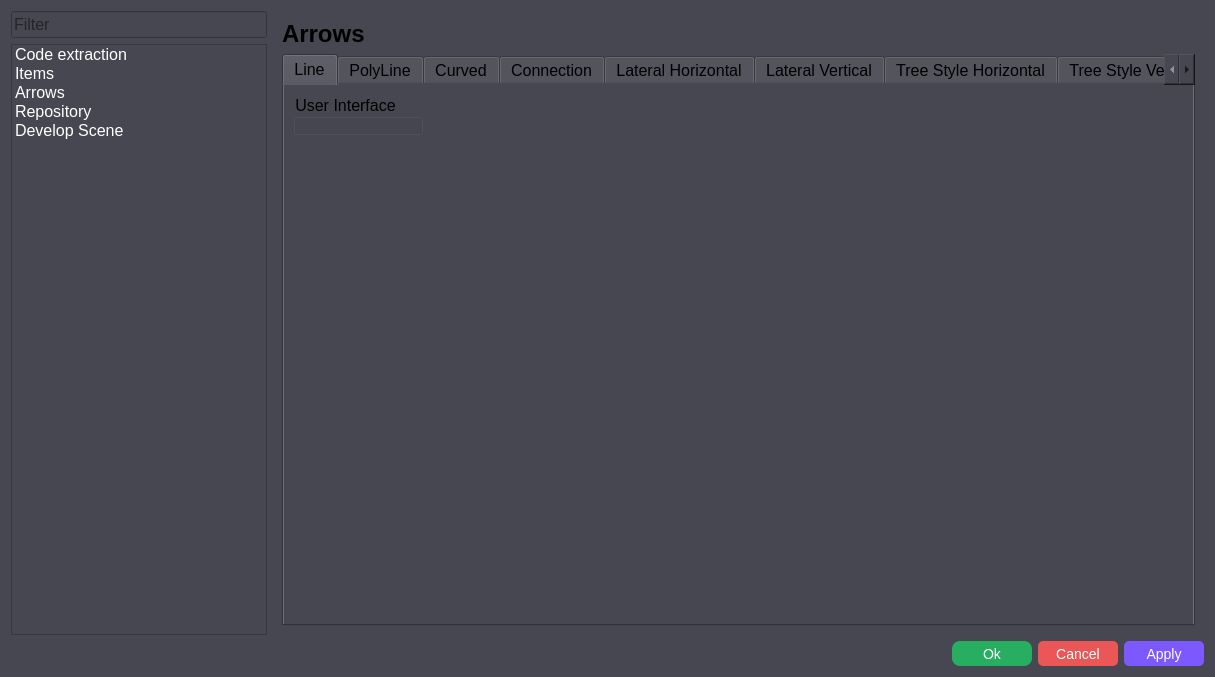
<?xml version="1.0" encoding="UTF-8"?>
<ui version="4.0">
 <class>DSSettings</class>
 <widget class="QDialog" name="DSSettings">
  <property name="geometry">
   <rect>
    <x>0</x>
    <y>0</y>
    <width>1215</width>
    <height>677</height>
   </rect>
  </property>
  <property name="sizePolicy">
   <sizepolicy hsizetype="Fixed" vsizetype="Fixed">
    <horstretch>0</horstretch>
    <verstretch>0</verstretch>
   </sizepolicy>
  </property>
  <property name="windowTitle">
   <string>SettingsManager</string>
  </property>
  <property name="styleSheet">
   <string notr="true">QWidget {
	background-color: #474752;
}

QListWidget {
	color: #ffffff;
}</string>
  </property>
  <layout class="QVBoxLayout" name="verticalLayout_3">
   <item>
    <layout class="QHBoxLayout" name="horizontalLayout_5">
     <item>
      <layout class="QVBoxLayout" name="verticalLayout_2">
       <property name="sizeConstraint">
        <enum>QLayout::SetDefaultConstraint</enum>
       </property>
       <item>
        <widget class="QLineEdit" name="filter">
         <property name="sizePolicy">
          <sizepolicy hsizetype="Preferred" vsizetype="Fixed">
           <horstretch>0</horstretch>
           <verstretch>0</verstretch>
          </sizepolicy>
         </property>
         <property name="minimumSize">
          <size>
           <width>0</width>
           <height>0</height>
          </size>
         </property>
         <property name="font">
          <font>
           <pointsize>12</pointsize>
          </font>
         </property>
         <property name="text">
          <string/>
         </property>
         <property name="placeholderText">
          <string>Filter</string>
         </property>
        </widget>
       </item>
       <item>
        <widget class="QListWidget" name="optionsList_">
         <property name="sizePolicy">
          <sizepolicy hsizetype="Preferred" vsizetype="Expanding">
           <horstretch>0</horstretch>
           <verstretch>0</verstretch>
          </sizepolicy>
         </property>
         <property name="minimumSize">
          <size>
           <width>0</width>
           <height>0</height>
          </size>
         </property>
         <property name="maximumSize">
          <size>
           <width>16777215</width>
           <height>16777215</height>
          </size>
         </property>
         <property name="font">
          <font>
           <pointsize>12</pointsize>
          </font>
         </property>
         <item>
          <property name="text">
           <string>Code extraction</string>
          </property>
         </item>
         <item>
          <property name="text">
           <string>Items</string>
          </property>
         </item>
         <item>
          <property name="text">
           <string>Arrows</string>
          </property>
         </item>
         <item>
          <property name="text">
           <string>Repository</string>
          </property>
         </item>
		 <item>
          <property name="text">
           <string>Develop Scene</string>
          </property>
         </item>
        </widget>
       </item>
      </layout>
     </item>
     <item>
      <widget class="QStackedWidget" name="optionsSettings_">
       <property name="sizePolicy">
        <sizepolicy hsizetype="Expanding" vsizetype="Expanding">
         <horstretch>0</horstretch>
         <verstretch>0</verstretch>
        </sizepolicy>
       </property>
       <property name="currentIndex">
        <number>2</number>
       </property>
       <widget class="QWidget" name="pageCodeExtraction">
        <layout class="QGridLayout" name="gridLayout_18">
         <item row="0" column="0">
          <widget class="QLabel" name="label">
           <property name="sizePolicy">
            <sizepolicy hsizetype="Preferred" vsizetype="Fixed">
             <horstretch>0</horstretch>
             <verstretch>0</verstretch>
            </sizepolicy>
           </property>
           <property name="font">
            <font>
             <pointsize>18</pointsize>
            </font>
           </property>
           <property name="text">
            <string>IDE`s paths</string>
           </property>
          </widget>
         </item>
         <item row="1" column="0">
          <layout class="QHBoxLayout" name="horizontalLayout_28">
           <item>
            <widget class="QLabel" name="lblVS">
             <property name="sizePolicy">
              <sizepolicy hsizetype="Fixed" vsizetype="Preferred">
               <horstretch>0</horstretch>
               <verstretch>0</verstretch>
              </sizepolicy>
             </property>
             <property name="minimumSize">
              <size>
               <width>100</width>
               <height>0</height>
              </size>
             </property>
             <property name="font">
              <font>
               <pointsize>12</pointsize>
              </font>
             </property>
             <property name="text">
              <string>Visual Studio path:</string>
             </property>
            </widget>
           </item>
           <item>
            <widget class="QLabel" name="lblVSPath">
             <property name="font">
              <font>
               <pointsize>12</pointsize>
              </font>
             </property>
             <property name="styleSheet">
              <string notr="true">border: 1px solid white</string>
             </property>
             <property name="text">
              <string/>
             </property>
            </widget>
           </item>
           <item>
            <widget class="QPushButton" name="btnVSPath">
             <property name="sizePolicy">
              <sizepolicy hsizetype="Fixed" vsizetype="Fixed">
               <horstretch>0</horstretch>
               <verstretch>0</verstretch>
              </sizepolicy>
             </property>
             <property name="minimumSize">
              <size>
               <width>25</width>
               <height>0</height>
              </size>
             </property>
             <property name="styleSheet">
              <string notr="true">QPushButton
{
	background-color: gray;
	border: 1px solid #3B3E3D;;
	border-radius: 5px;
	font-size: 14px;
	color: #FFFFFF;
}

QPushButton:hover
{
	background-color:  #F87E7E;
}</string>
             </property>
             <property name="text">
              <string>...</string>
             </property>
            </widget>
           </item>
          </layout>
         </item>
         <item row="2" column="0">
          <layout class="QHBoxLayout" name="horizontalLayout_27">
           <item>
            <widget class="QLabel" name="lblQt">
             <property name="sizePolicy">
              <sizepolicy hsizetype="Fixed" vsizetype="Preferred">
               <horstretch>0</horstretch>
               <verstretch>0</verstretch>
              </sizepolicy>
             </property>
             <property name="minimumSize">
              <size>
               <width>100</width>
               <height>0</height>
              </size>
             </property>
             <property name="font">
              <font>
               <pointsize>12</pointsize>
              </font>
             </property>
             <property name="text">
              <string>Qt Creator path:</string>
             </property>
            </widget>
           </item>
           <item>
            <widget class="QLabel" name="lblQtPath">
             <property name="font">
              <font>
               <pointsize>12</pointsize>
              </font>
             </property>
             <property name="styleSheet">
              <string notr="true">border: 1px solid white</string>
             </property>
             <property name="text">
              <string/>
             </property>
            </widget>
           </item>
           <item>
            <widget class="QPushButton" name="btnQtPath">
             <property name="sizePolicy">
              <sizepolicy hsizetype="Fixed" vsizetype="Fixed">
               <horstretch>0</horstretch>
               <verstretch>0</verstretch>
              </sizepolicy>
             </property>
             <property name="minimumSize">
              <size>
               <width>25</width>
               <height>0</height>
              </size>
             </property>
             <property name="styleSheet">
              <string notr="true">QPushButton
{
	background-color: gray;
	border: 1px solid #3B3E3D;;
	border-radius: 5px;
	font-size: 14px;
	color: #FFFFFF;
}

QPushButton:hover
{
	background-color:  #F87E7E;
}</string>
             </property>
             <property name="text">
              <string>...</string>
             </property>
            </widget>
           </item>
          </layout>
         </item>
         <item row="3" column="0">
          <spacer name="verticalSpacer_9">
           <property name="orientation">
            <enum>Qt::Vertical</enum>
           </property>
           <property name="sizeHint" stdset="0">
            <size>
             <width>20</width>
             <height>40</height>
            </size>
           </property>
          </spacer>
         </item>
        </layout>
       </widget>
       <widget class="QWidget" name="pageItemsSettings">
        <layout class="QGridLayout" name="gridLayout_2">
         <item row="0" column="0">
          <layout class="QVBoxLayout" name="verticalLayout_13">
           <item>
            <widget class="QLabel" name="optionName_2">
             <property name="sizePolicy">
              <sizepolicy hsizetype="Fixed" vsizetype="Fixed">
               <horstretch>0</horstretch>
               <verstretch>0</verstretch>
              </sizepolicy>
             </property>
             <property name="font">
              <font>
               <pointsize>18</pointsize>
               <weight>75</weight>
               <bold>true</bold>
              </font>
             </property>
             <property name="text">
              <string>Items</string>
             </property>
            </widget>
           </item>
           <item>
            <widget class="QTabWidget" name="itemsTab">
             <property name="font">
              <font>
               <pointsize>12</pointsize>
              </font>
             </property>
             <property name="currentIndex">
              <number>4</number>
             </property>
             <widget class="QWidget" name="System">
              <property name="sizePolicy">
               <sizepolicy hsizetype="Expanding" vsizetype="Expanding">
                <horstretch>0</horstretch>
                <verstretch>0</verstretch>
               </sizepolicy>
              </property>
              <property name="minimumSize">
               <size>
                <width>240</width>
                <height>0</height>
               </size>
              </property>
              <attribute name="title">
               <string>System</string>
              </attribute>
              <layout class="QGridLayout" name="gridLayout_23">
               <item row="0" column="1">
                <spacer name="horizontalSpacer_38">
                 <property name="orientation">
                  <enum>Qt::Horizontal</enum>
                 </property>
                 <property name="sizeHint" stdset="0">
                  <size>
                   <width>40</width>
                   <height>20</height>
                  </size>
                 </property>
                </spacer>
               </item>
               <item row="1" column="0">
                <spacer name="verticalSpacer_14">
                 <property name="orientation">
                  <enum>Qt::Vertical</enum>
                 </property>
                 <property name="sizeHint" stdset="0">
                  <size>
                   <width>20</width>
                   <height>40</height>
                  </size>
                 </property>
                </spacer>
               </item>
               <item row="0" column="0">
                <widget class="ItemUiSettings" name="systemUISettings">
                 <property name="title">
                  <string>User Interafce</string>
                 </property>
                </widget>
               </item>
              </layout>
             </widget>
             <widget class="QWidget" name="Subsystem">
              <attribute name="title">
               <string>SubSystem</string>
              </attribute>
              <layout class="QGridLayout" name="gridLayout_13">
               <item row="0" column="1">
                <spacer name="horizontalSpacer_39">
                 <property name="orientation">
                  <enum>Qt::Horizontal</enum>
                 </property>
                 <property name="sizeHint" stdset="0">
                  <size>
                   <width>586</width>
                   <height>20</height>
                  </size>
                 </property>
                </spacer>
               </item>
               <item row="1" column="0">
                <spacer name="verticalSpacer_23">
                 <property name="orientation">
                  <enum>Qt::Vertical</enum>
                 </property>
                 <property name="sizeHint" stdset="0">
                  <size>
                   <width>20</width>
                   <height>368</height>
                  </size>
                 </property>
                </spacer>
               </item>
               <item row="0" column="0">
                <widget class="ItemUiSettings" name="subSystemGroup">
                 <property name="title">
                  <string>User Interafce</string>
                 </property>
                </widget>
               </item>
              </layout>
             </widget>
             <widget class="QWidget" name="Computer">
              <attribute name="title">
               <string>Computer</string>
              </attribute>
              <layout class="QGridLayout" name="gridLayout_12">
               <item row="0" column="1">
                <spacer name="horizontalSpacer_40">
                 <property name="orientation">
                  <enum>Qt::Horizontal</enum>
                 </property>
                 <property name="sizeHint" stdset="0">
                  <size>
                   <width>586</width>
                   <height>20</height>
                  </size>
                 </property>
                </spacer>
               </item>
               <item row="1" column="0">
                <spacer name="verticalSpacer_24">
                 <property name="orientation">
                  <enum>Qt::Vertical</enum>
                 </property>
                 <property name="sizeHint" stdset="0">
                  <size>
                   <width>20</width>
                   <height>368</height>
                  </size>
                 </property>
                </spacer>
               </item>
               <item row="0" column="0">
                <widget class="ItemUiSettings" name="computerUISettings">
                 <property name="title">
                  <string>User Interafce</string>
                 </property>
                </widget>
               </item>
              </layout>
             </widget>
             <widget class="QWidget" name="Application">
              <attribute name="title">
               <string>Application</string>
              </attribute>
              <layout class="QGridLayout" name="gridLayout_11">
               <item row="0" column="1">
                <spacer name="horizontalSpacer_41">
                 <property name="orientation">
                  <enum>Qt::Horizontal</enum>
                 </property>
                 <property name="sizeHint" stdset="0">
                  <size>
                   <width>586</width>
                   <height>20</height>
                  </size>
                 </property>
                </spacer>
               </item>
               <item row="1" column="0">
                <spacer name="verticalSpacer_25">
                 <property name="orientation">
                  <enum>Qt::Vertical</enum>
                 </property>
                 <property name="sizeHint" stdset="0">
                  <size>
                   <width>20</width>
                   <height>368</height>
                  </size>
                 </property>
                </spacer>
               </item>
               <item row="0" column="0">
                <widget class="ItemUiSettings" name="applicationUISettings">
                 <property name="title">
                  <string>User Interafce</string>
                 </property>
                </widget>
               </item>
              </layout>
             </widget>
             <widget class="QWidget" name="Component">
              <attribute name="title">
               <string>Component</string>
              </attribute>
              <layout class="QGridLayout" name="gridLayout_10">
               <item row="0" column="1">
                <spacer name="horizontalSpacer_42">
                 <property name="orientation">
                  <enum>Qt::Horizontal</enum>
                 </property>
                 <property name="sizeHint" stdset="0">
                  <size>
                   <width>586</width>
                   <height>20</height>
                  </size>
                 </property>
                </spacer>
               </item>
               <item row="1" column="0">
                <spacer name="verticalSpacer_26">
                 <property name="orientation">
                  <enum>Qt::Vertical</enum>
                 </property>
                 <property name="sizeHint" stdset="0">
                  <size>
                   <width>20</width>
                   <height>368</height>
                  </size>
                 </property>
                </spacer>
               </item>
               <item row="0" column="0">
                <widget class="ItemUiSettings" name="componentUISettings">
                 <property name="title">
                  <string>User Interafce</string>
                 </property>
                </widget>
               </item>
              </layout>
             </widget>
            </widget>
           </item>
          </layout>
         </item>
        </layout>
       </widget>
       <widget class="QWidget" name="pageArrowsSettings">
        <property name="sizePolicy">
         <sizepolicy hsizetype="Expanding" vsizetype="Expanding">
          <horstretch>0</horstretch>
          <verstretch>0</verstretch>
         </sizepolicy>
        </property>
        <layout class="QGridLayout" name="gridLayout_14">
         <item row="0" column="0">
          <widget class="QLabel" name="optionName">
           <property name="sizePolicy">
            <sizepolicy hsizetype="Fixed" vsizetype="Fixed">
             <horstretch>0</horstretch>
             <verstretch>0</verstretch>
            </sizepolicy>
           </property>
           <property name="font">
            <font>
             <pointsize>18</pointsize>
             <weight>75</weight>
             <bold>true</bold>
            </font>
           </property>
           <property name="text">
            <string>Arrows</string>
           </property>
          </widget>
         </item>
         <item row="1" column="0">
          <widget class="QTabWidget" name="arrowsTab">
           <property name="font">
            <font>
             <pointsize>12</pointsize>
            </font>
           </property>
           <property name="currentIndex">
            <number>0</number>
           </property>
           <widget class="QWidget" name="line">
            <property name="sizePolicy">
             <sizepolicy hsizetype="Expanding" vsizetype="Expanding">
              <horstretch>0</horstretch>
              <verstretch>0</verstretch>
             </sizepolicy>
            </property>
            <property name="minimumSize">
             <size>
              <width>240</width>
              <height>0</height>
             </size>
            </property>
            <attribute name="title">
             <string>Line</string>
            </attribute>
            <layout class="QGridLayout" name="gridLayout" rowstretch="0,0" columnstretch="0,0">
             <item row="1" column="0">
              <spacer name="verticalSpacer">
               <property name="orientation">
                <enum>Qt::Vertical</enum>
               </property>
               <property name="sizeHint" stdset="0">
                <size>
                 <width>20</width>
                 <height>40</height>
                </size>
               </property>
              </spacer>
             </item>
             <item row="0" column="0">
              <widget class="ArrowUiSettings" name="lineUISettings">
               <property name="title">
                <string>User Interface</string>
               </property>
              </widget>
             </item>
             <item row="0" column="1">
              <spacer name="horizontalSpacer_5">
               <property name="orientation">
                <enum>Qt::Horizontal</enum>
               </property>
               <property name="sizeHint" stdset="0">
                <size>
                 <width>40</width>
                 <height>20</height>
                </size>
               </property>
              </spacer>
             </item>
            </layout>
           </widget>
           <widget class="QWidget" name="polyLine">
            <attribute name="title">
             <string>PolyLine</string>
            </attribute>
            <layout class="QGridLayout" name="gridLayout_3">
             <item row="0" column="1">
              <spacer name="horizontalSpacer_6">
               <property name="orientation">
                <enum>Qt::Horizontal</enum>
               </property>
               <property name="sizeHint" stdset="0">
                <size>
                 <width>513</width>
                 <height>20</height>
                </size>
               </property>
              </spacer>
             </item>
             <item row="1" column="0">
              <spacer name="verticalSpacer_2">
               <property name="orientation">
                <enum>Qt::Vertical</enum>
               </property>
               <property name="sizeHint" stdset="0">
                <size>
                 <width>20</width>
                 <height>463</height>
                </size>
               </property>
              </spacer>
             </item>
             <item row="0" column="0">
              <widget class="ArrowUiSettings" name="polyLineUISettings">
               <property name="title">
                <string>User Interafce</string>
               </property>
              </widget>
             </item>
            </layout>
           </widget>
           <widget class="QWidget" name="curved">
            <attribute name="title">
             <string>Curved</string>
            </attribute>
            <layout class="QGridLayout" name="gridLayout_4">
             <item row="0" column="1">
              <spacer name="horizontalSpacer_10">
               <property name="orientation">
                <enum>Qt::Horizontal</enum>
               </property>
               <property name="sizeHint" stdset="0">
                <size>
                 <width>513</width>
                 <height>20</height>
                </size>
               </property>
              </spacer>
             </item>
             <item row="1" column="0">
              <spacer name="verticalSpacer_3">
               <property name="orientation">
                <enum>Qt::Vertical</enum>
               </property>
               <property name="sizeHint" stdset="0">
                <size>
                 <width>20</width>
                 <height>463</height>
                </size>
               </property>
              </spacer>
             </item>
             <item row="0" column="0">
              <widget class="ArrowUiSettings" name="curvedUISettings">
               <property name="title">
                <string>User Interafce</string>
               </property>
              </widget>
             </item>
            </layout>
           </widget>
           <widget class="QWidget" name="connection">
            <attribute name="title">
             <string>Connection</string>
            </attribute>
            <layout class="QGridLayout" name="gridLayout_5">
             <item row="0" column="1">
              <spacer name="horizontalSpacer_14">
               <property name="orientation">
                <enum>Qt::Horizontal</enum>
               </property>
               <property name="sizeHint" stdset="0">
                <size>
                 <width>513</width>
                 <height>20</height>
                </size>
               </property>
              </spacer>
             </item>
             <item row="1" column="0">
              <spacer name="verticalSpacer_4">
               <property name="orientation">
                <enum>Qt::Vertical</enum>
               </property>
               <property name="sizeHint" stdset="0">
                <size>
                 <width>20</width>
                 <height>463</height>
                </size>
               </property>
              </spacer>
             </item>
             <item row="0" column="0">
              <widget class="ArrowUiSettings" name="connectionUISettings">
               <property name="title">
                <string>User Interafce</string>
               </property>
              </widget>
             </item>
            </layout>
           </widget>
           <widget class="QWidget" name="lateralHorizontal">
            <attribute name="title">
             <string>Lateral Horizontal</string>
            </attribute>
            <layout class="QGridLayout" name="gridLayout_6">
             <item row="0" column="1">
              <spacer name="horizontalSpacer_18">
               <property name="orientation">
                <enum>Qt::Horizontal</enum>
               </property>
               <property name="sizeHint" stdset="0">
                <size>
                 <width>513</width>
                 <height>20</height>
                </size>
               </property>
              </spacer>
             </item>
             <item row="1" column="0">
              <spacer name="verticalSpacer_5">
               <property name="orientation">
                <enum>Qt::Vertical</enum>
               </property>
               <property name="sizeHint" stdset="0">
                <size>
                 <width>20</width>
                 <height>463</height>
                </size>
               </property>
              </spacer>
             </item>
             <item row="0" column="0">
              <widget class="ArrowUiSettings" name="hLateralUISettings">
               <property name="title">
                <string>User Interafce</string>
               </property>
              </widget>
             </item>
            </layout>
           </widget>
           <widget class="QWidget" name="lateralVertical">
            <attribute name="title">
             <string>Lateral Vertical</string>
            </attribute>
            <layout class="QGridLayout" name="gridLayout_7">
             <item row="0" column="1">
              <spacer name="horizontalSpacer_22">
               <property name="orientation">
                <enum>Qt::Horizontal</enum>
               </property>
               <property name="sizeHint" stdset="0">
                <size>
                 <width>513</width>
                 <height>20</height>
                </size>
               </property>
              </spacer>
             </item>
             <item row="1" column="0">
              <spacer name="verticalSpacer_6">
               <property name="orientation">
                <enum>Qt::Vertical</enum>
               </property>
               <property name="sizeHint" stdset="0">
                <size>
                 <width>20</width>
                 <height>463</height>
                </size>
               </property>
              </spacer>
             </item>
             <item row="0" column="0">
              <widget class="ArrowUiSettings" name="vLateralUISettings">
               <property name="title">
                <string>User Interafce</string>
               </property>
              </widget>
             </item>
            </layout>
           </widget>
           <widget class="QWidget" name="treeStyleHorizontal">
            <attribute name="title">
             <string>Tree Style Horizontal</string>
            </attribute>
            <layout class="QGridLayout" name="gridLayout_8">
             <item row="0" column="1">
              <spacer name="horizontalSpacer_26">
               <property name="orientation">
                <enum>Qt::Horizontal</enum>
               </property>
               <property name="sizeHint" stdset="0">
                <size>
                 <width>513</width>
                 <height>20</height>
                </size>
               </property>
              </spacer>
             </item>
             <item row="1" column="0">
              <spacer name="verticalSpacer_7">
               <property name="orientation">
                <enum>Qt::Vertical</enum>
               </property>
               <property name="sizeHint" stdset="0">
                <size>
                 <width>20</width>
                 <height>463</height>
                </size>
               </property>
              </spacer>
             </item>
             <item row="0" column="0">
              <widget class="ArrowUiSettings" name="hTreeStyleUISettings">
               <property name="title">
                <string>User Interafce</string>
               </property>
              </widget>
             </item>
            </layout>
           </widget>
           <widget class="QWidget" name="treeStyleVertical">
            <attribute name="title">
             <string>Tree Style Vertical</string>
            </attribute>
            <layout class="QGridLayout" name="gridLayout_9">
             <item row="0" column="1">
              <spacer name="horizontalSpacer_30">
               <property name="orientation">
                <enum>Qt::Horizontal</enum>
               </property>
               <property name="sizeHint" stdset="0">
                <size>
                 <width>513</width>
                 <height>20</height>
                </size>
               </property>
              </spacer>
             </item>
             <item row="1" column="0">
              <spacer name="verticalSpacer_8">
               <property name="orientation">
                <enum>Qt::Vertical</enum>
               </property>
               <property name="sizeHint" stdset="0">
                <size>
                 <width>20</width>
                 <height>463</height>
                </size>
               </property>
              </spacer>
             </item>
             <item row="0" column="0">
              <widget class="ArrowUiSettings" name="vTreeStyleUISettings">
               <property name="title">
                <string>User Interafce</string>
               </property>
              </widget>
             </item>
            </layout>
           </widget>
          </widget>
         </item>
        </layout>
       </widget>
       <widget class="QWidget" name="pageRepositorySettings">
        <layout class="QGridLayout" name="gridLayout_211">
         <item row="0" column="0">
          <layout class="QVBoxLayout" name="verticalLayout_1311">
           <item>
            <widget class="QLabel" name="optionName_211">
             <property name="sizePolicy">
              <sizepolicy hsizetype="Fixed" vsizetype="Fixed">
               <horstretch>0</horstretch>
               <verstretch>0</verstretch>
              </sizepolicy>
             </property>
             <property name="font">
              <font>
               <pointsize>18</pointsize>
               <weight>75</weight>
               <bold>true</bold>
              </font>
             </property>
             <property name="text">
              <string>Repository</string>
             </property>
            </widget>
           </item>
           <item>
            <widget class="QTabWidget" name="repositoryTab">
             <property name="font">
              <font>
               <pointsize>12</pointsize>
              </font>
             </property>
             <property name="currentIndex">
              <number>0</number>
             </property>
             <widget class="QWidget" name="repositoryGeneral">
              <attribute name="title">
               <string>General</string>
              </attribute>
              <layout class="QGridLayout" name="gridLayout_1011">
               <item row="0" column="1">
                <spacer name="horizontalSpacer_4211">
                 <property name="orientation">
                  <enum>Qt::Horizontal</enum>
                 </property>
                 <property name="sizeHint" stdset="0">
                  <size>
                   <width>586</width>
                   <height>20</height>
                  </size>
                 </property>
                </spacer>
               </item>
               <item row="1" column="0">
                <spacer name="verticalSpacer_2611">
                 <property name="orientation">
                  <enum>Qt::Vertical</enum>
                 </property>
                 <property name="sizeHint" stdset="0">
                  <size>
                   <width>20</width>
                   <height>368</height>
                  </size>
                 </property>
                </spacer>
               </item>
               <item row="0" column="0">
                <widget class="RepositorySettings" name="generalRepositorySettings">
                 <property name="title">
                  <string>General</string>
                 </property>
                </widget>
               </item>
              </layout>
             </widget>
            </widget>
           </item>
          </layout>
         </item>
        </layout>
       </widget>
	   <widget class="QWidget" name="pageSceneSettings">
        <layout class="QGridLayout" name="gridLayout_21122">
         <item row="0" column="0">
          <layout class="QVBoxLayout" name="verticalLayout_131122">
           <item>
            <widget class="QLabel" name="optionName_21122">
             <property name="sizePolicy">
              <sizepolicy hsizetype="Fixed" vsizetype="Fixed">
               <horstretch>0</horstretch>
               <verstretch>0</verstretch>
              </sizepolicy>
             </property>
             <property name="font">
              <font>
               <pointsize>18</pointsize>
               <weight>75</weight>
               <bold>true</bold>
              </font>
             </property>
             <property name="text">
              <string>Scene</string>
             </property>
            </widget>
           </item>
           <item>
            <widget class="QTabWidget" name="sceneTab">
             <property name="font">
              <font>
               <pointsize>12</pointsize>
              </font>
             </property>
             <property name="currentIndex">
              <number>0</number>
             </property>
             <widget class="QWidget" name="sceneGeneral">
              <attribute name="title">
               <string>General</string>
              </attribute>
              <layout class="QGridLayout" name="gridLayout_101122">
               <item row="0" column="1">
                <spacer name="horizontalSpacer_421122">
                 <property name="orientation">
                  <enum>Qt::Horizontal</enum>
                 </property>
                 <property name="sizeHint" stdset="0">
                  <size>
                   <width>586</width>
                   <height>20</height>
                  </size>
                 </property>
                </spacer>
               </item>
               <item row="1" column="0">
                <spacer name="verticalSpacer_261122">
                 <property name="orientation">
                  <enum>Qt::Vertical</enum>
                 </property>
                 <property name="sizeHint" stdset="0">
                  <size>
                   <width>20</width>
                   <height>368</height>
                  </size>
                 </property>
                </spacer>
               </item>
               <item row="0" column="0">
                <widget class="SceneSettings" name="generalSceneSettings">
                 <property name="title">
                  <string>User Interface</string>
                 </property>
                </widget>
               </item>
              </layout>
             </widget>
            </widget>
           </item>
          </layout>
         </item>
        </layout>
       </widget>
      </widget>
     </item>
    </layout>
   </item>
   <item>
    <layout class="QHBoxLayout" name="horizontalLayout">
     <item>
      <spacer name="horizontalSpacer">
       <property name="orientation">
        <enum>Qt::Horizontal</enum>
       </property>
       <property name="sizeHint" stdset="0">
        <size>
         <width>40</width>
         <height>20</height>
        </size>
       </property>
      </spacer>
     </item>
     <item>
      <widget class="QPushButton" name="btnOk">
       <property name="minimumSize">
        <size>
         <width>80</width>
         <height>25</height>
        </size>
       </property>
       <property name="font">
        <font>
         <pointsize>-1</pointsize>
        </font>
       </property>
       <property name="styleSheet">
        <string notr="true">QPushButton {
		border: none;
		background-color: #27AE60;
		color: #ffffff;
		font-size: 14px;
		border-radius: 8px;
}

QPushButton:hover {
		background-color: #46CE7F;
}</string>
       </property>
       <property name="text">
        <string>Ok</string>
       </property>
      </widget>
     </item>
     <item>
      <widget class="QPushButton" name="btnCancel">
       <property name="minimumSize">
        <size>
         <width>80</width>
         <height>25</height>
        </size>
       </property>
       <property name="styleSheet">
        <string notr="true">QPushButton
{
	background-color: #EB5757;
	border: none;
	border-radius: 5px;
	font-size: 14px;
	color: #FFFFFF;
}

QPushButton:hover
{
	background-color:  #F87E7E;
}
</string>
       </property>
       <property name="text">
        <string>Cancel</string>
       </property>
      </widget>
     </item>
     <item>
      <widget class="QPushButton" name="btnApply">
       <property name="minimumSize">
        <size>
         <width>80</width>
         <height>25</height>
        </size>
       </property>
       <property name="styleSheet">
        <string notr="true">QPushButton
{
	background-color: #7B59FF;
	border: none;
	border-radius: 5px;
	font-size: 14px;
	color: #FFFFFF;
}

QPushButton:hover
{
	background-color: #F87E7E;
}

QPushButton:disabled {
	background-color: gray;
}</string>
       </property>
       <property name="text">
        <string>Apply</string>
       </property>
      </widget>
     </item>
    </layout>
   </item>
  </layout>
 </widget>
 <customwidgets>
  <customwidget>
   <class>ArrowUiSettings</class>
   <extends>QGroupBox</extends>
   <header>ui/platform/custom/DSSettings/ArrowUISettings/ArrowUISettings.h</header>
   <container>1</container>
  </customwidget>
  <customwidget>
   <class>ItemUiSettings</class>
   <extends>QGroupBox</extends>
   <header>ui/platform/custom/DSSettings/ItemUISettings/ItemUISettings.h</header>
   <container>1</container>
  </customwidget>
  <customwidget>
   <class>RepositorySettings</class>
   <extends>QGroupBox</extends>
   <header>ui/platform/custom/DSSettings/RepositorySettings/RepositorySettings.h</header>
   <container>1</container>
  </customwidget>
  <customwidget>
   <class>SceneSettings</class>
   <extends>QGroupBox</extends>
   <header>ui/platform/custom/DSSettings/SceneSettings/SceneSettings.h</header>
   <container>1</container>
  </customwidget>
 </customwidgets>
 <resources/>
 <connections/>
</ui>
